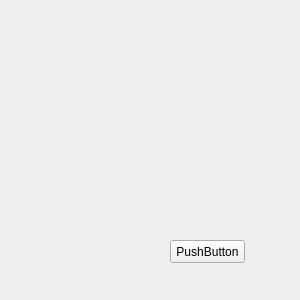
<?xml version="1.0" encoding="UTF-8"?>
<ui version="4.0">
 <class>Form</class>
 <widget class="QWidget" name="Form">
  <property name="geometry">
   <rect>
    <x>0</x>
    <y>0</y>
    <width>300</width>
    <height>300</height>
   </rect>
  </property>
  <property name="windowTitle">
   <string>Form</string>
  </property>
  <widget class="QPushButton" name="btnDraw">
   <property name="geometry">
    <rect>
     <x>170</x>
     <y>240</y>
     <width>75</width>
     <height>23</height>
    </rect>
   </property>
   <property name="text">
    <string>PushButton</string>
   </property>
  </widget>
 </widget>
 <resources/>
 <connections/>
</ui>
